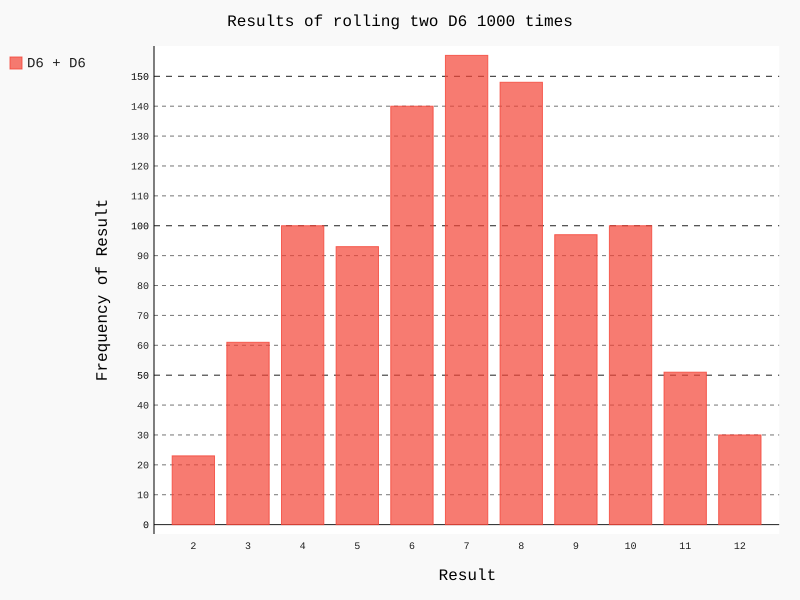

Source code (Python):
import pygal
from die import Die

# 创建一个D6
die_1 = Die()
die_2 = Die()

# 掷几次骰子，并将结果存储在一个列表中
results = []
for roll_num in range(1000):
    result = die_1.roll() + die_2.roll()
    results.append(result)
# 分析结果,空列表frequencies用于存储每种点数出现的次数
frequencies = []
max_result = die_1.num_sides + die_2.num_sides
for value in range(2, max_result+1):
        frequency = results.count(value)
        frequencies.append(frequency)

# 对结果进行可视化
hist = pygal.Bar()

hist.title = "Results of rolling two D6 1000 times"
hist.x_labels = ['2', '3', '4', '5', '6', '7', '8', '9', '10', '11', '12']
hist.x_title = "Result"
hist.y_title = "Frequency of Result"

hist.add('D6 + D6', frequencies)
hist.render_to_file('die_visual.svg')

print(frequencies)
